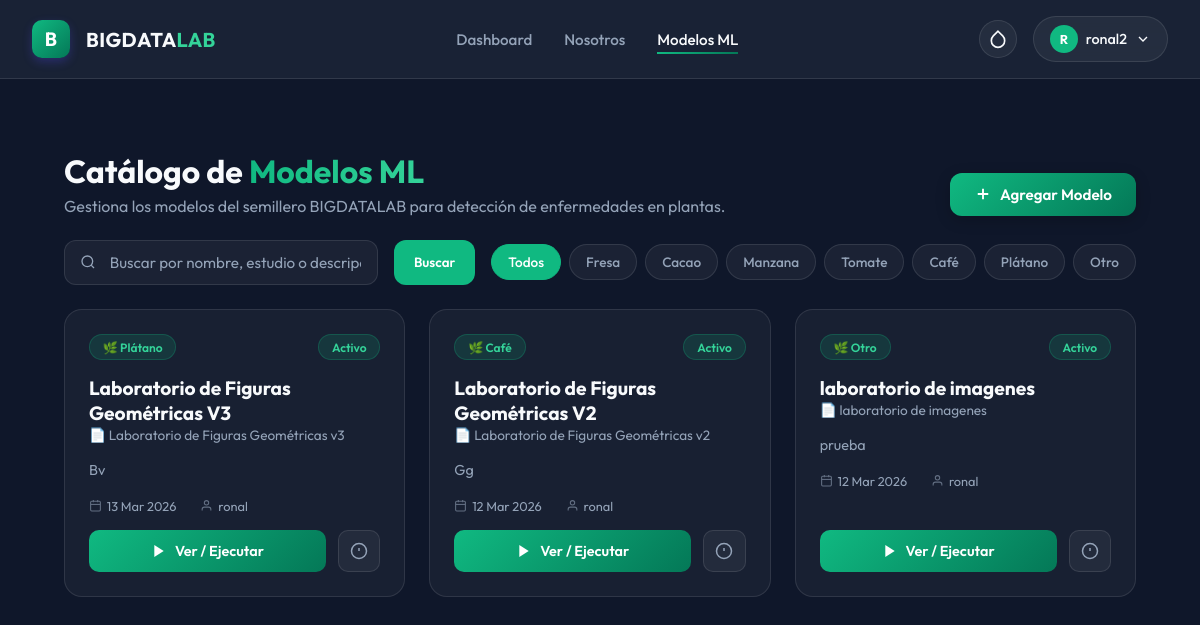
/modelos/ (signed in), run on the app's committed database.
### app/models.py (models this page shows, shortened)
class ModeloML(models.Model):
    CATEGORIA_CHOICES = [
        ('fresa', 'Fresa'),
        ('cacao', 'Cacao'),
        ('manzana', 'Manzana'),
        ('tomate', 'Tomate'),
        ('cafe', 'Café'),
        ('platano', 'Plátano'),
        ('otro', 'Otro'),
    ]
    ESTADO_CHOICES = [
        ('activo', 'Activo'),
        ('inactivo', 'Inactivo'),
        ('entrenamiento', 'En Entrenamiento'),
    ]
    nombre = models.CharField(max_length=255)
    nombre_estudio = models.CharField(max_length=255, verbose_name='Nombre del Estudio')
    descripcion = models.TextField()
    categoria = models.CharField(max_length=50, choices=CATEGORIA_CHOICES)
    estado = models.CharField(max_length=20, choices=ESTADO_CHOICES, default='activo')
    archivo_modelo = models.FileField(
        upload_to='modelos_ml/',
        verbose_name='Archivo del Modelo (.onnx, .pkl)',
        help_text='Sube el archivo de tu modelo entrenado (formatos aceptados: .onnx, .pkl)'
    )
    documento_estudio = models.FileField(
        upload_to='estudios_pdf/',
        verbose_name='Documento del Estudio (PDF)',
        blank=True,
        null=True,
        help_text='Documento PDF con la investigación o estudio relacionado'
    )
    precision = models.DecimalField(
        max_digits=5,
        decimal_places=2,
        blank=True,
        null=True,
        verbose_name='Precisión (%)',
        help_text='Precisión del modelo en porcentaje (ej: 95.87)'
    )
    img_width = models.IntegerField(
        default=28,
        verbose_name='Ancho de Entrada (px)',
        help_text='Ancho esperado de la imagen por el modelo ONNX (ej: 28, 224).'
    )
    img_height = models.IntegerField(
        default=28,
        verbose_name='Alto de Entrada (px)',
        help_text='Alto esperado de la imagen por el modelo ONNX (ej: 28, 224).'
    )
    es_rgb = models.BooleanField(
        default=False,
        verbose_name='¿Es RGB (A color)?',
        help_text='Marca esta opción si el modelo fue entrenado con imágenes a color. Déjalo vacío si es en escala de grises.'
    )
    invertir_colores = models.BooleanField(
        default=False,
        verbose_name='¿Invertir Colores?',
        help_text='Ideal para modelos como MNIST que esperan trazos blancos sobre fondo negro.'
    )
    nombres_clases = models.TextField(
        blank=True,
        null=True,
        verbose_name='Nombres de las Clases',
        help_text='Nombres separados por comas. Ej: "Manzana Sana,Manzana Enferma". Convierte el resultado numérico en texto legible.'
    )
    usuario = models.ForeignKey(User, on_delete=models.CASCADE, related_name='modelos_ml')
    fecha_creacion = models.DateTimeField(auto_now_add=True)
    fecha_actualizacion = models.DateTimeField(auto_now=True)
    class Meta:
        ordering = ['-fecha_creacion']
        verbose_name = 'Modelo ML'
        verbose_name_plural = 'Modelos ML'

### app/views.py (the view)
# urls.py: path('modelos/', views.modelos_lista, name='modelos_lista'),
@login_required(login_url='index')
def modelos_lista(request):
    from app.models import ModeloML
    query = request.GET.get('q', '')
    categoria = request.GET.get('categoria', '')
    modelos = ModeloML.objects.all().order_by('-fecha_creacion')
    if query:
        modelos = modelos.filter(nombre__icontains=query) | modelos.filter(nombre_estudio__icontains=query) | modelos.filter(descripcion__icontains=query)
    if categoria:
        modelos = modelos.filter(categoria=categoria)
    CATEGORIAS = ModeloML.CATEGORIA_CHOICES
    return render(request, 'modelos_lista.html', {
        'modelos': modelos,
        'categorias': CATEGORIAS,
        'query': query,
        'categoria_activa': categoria,
    })

### app/templates/modelos_lista.html (shortened to what this page needs)
{% extends "base.html" %}
{% block content %}
<div class="page-header">
    <div class="page-header-left">
        <h1>Catálogo de <span>Modelos ML</span></h1>
        <p>Gestiona los modelos del semillero BIGDATALAB para detección de enfermedades en plantas.</p>
    </div>
    <a href="{% url 'modelo_crear' %}" class="btn-nuevo">
        <svg width="18" height="18" viewBox="0 0 24 24" fill="none" stroke="currentColor" stroke-width="2.5"><path d="M12 5v14M5 12h14"/></svg>
        Agregar Modelo
    </a>
</div>
<div class="search-bar">
    <form method="GET" style="flex: 1; display: flex; gap: 1rem; flex-wrap: wrap;">
        <div class="search-input-wrap">
            <svg width="16" height="16" viewBox="0 0 24 24" fill="none" stroke="currentColor" stroke-width="2"><circle cx="11" cy="11" r="8"/><path d="m21 21-4.35-4.35"/></svg>
            <input type="text" name="q" class="search-input" placeholder="Buscar por nombre, estudio o descripción..." value="{{ query }}">
        </div>
        <button type="submit" style="padding: 0.75rem 1.25rem; background: var(--primary); color: white; border: none; border-radius: 12px; font-weight: 600; cursor: pointer;">Buscar</button>
    </form>
    <div class="filter-chips">
        <a href="{% url 'modelos_lista' %}{% if query %}?q={{ query }}{% endif %}" class="chip {% if not categoria_activa %}active{% endif %}">Todos</a>
        {% for key, label in categorias %}
        <a href="?categoria={{ key }}{% if query %}&q={{ query }}{% endif %}" class="chip {% if categoria_activa == key %}active{% endif %}">{{ label }}</a>
        {% endfor %}
    </div>
</div>
<div class="modelos-grid">
    {% if modelos %}
        {% for modelo in modelos %}
        <div class="modelo-card">
            <div class="card-top">
                <span class="categoria-badge">🌿 {{ modelo.get_categoria_display }}</span>
                <span class="estado-badge estado-{{ modelo.estado }}">{{ modelo.get_estado_display }}</span>
            </div>
            <div>
                <div class="card-nombre">{{ modelo.nombre }}</div>
                <div class="card-estudio">📄 {{ modelo.nombre_estudio }}</div>
            </div>
            <p class="card-descripcion">{{ modelo.descripcion }}</p>
            <div class="card-meta">
                <span class="card-meta-item">
                    <svg width="13" height="13" viewBox="0 0 24 24" fill="none" stroke="currentColor" stroke-width="2"><rect x="3" y="4" width="18" height="18" rx="2" ry="2"/><line x1="16" y1="2" x2="16" y2="6"/><line x1="8" y1="2" x2="8" y2="6"/><line x1="3" y1="10" x2="21" y2="10"/></svg>
                    {{ modelo.fecha_creacion|date:"d M Y" }}
                </span>
                <span class="card-meta-item">
                    <svg width="13" height="13" viewBox="0 0 24 24" fill="none" stroke="currentColor" stroke-width="2"><path d="M20 21v-2a4 4 0 0 0-4-4H8a4 4 0 0 0-4 4v2"/><circle cx="12" cy="7" r="4"/></svg>
                    {{ modelo.usuario.get_full_name|default:modelo.usuario.username }}
                </span>
            </div>
            <div class="card-actions">
                <a href="{% url 'modelo_detalle' modelo.pk %}" class="btn-play">
                    <svg width="16" height="16" viewBox="0 0 24 24" fill="currentColor"><polygon points="5 3 19 12 5 21 5 3"/></svg>
                    Ver / Ejecutar
                </a>
                <a href="{% url 'modelo_detalle' modelo.pk %}" class="btn-detalle" title="Ver detalle">
                    <svg width="18" height="18" viewBox="0 0 24 24" fill="none" stroke="currentColor" stroke-width="2"><circle cx="12" cy="12" r="10"/><line x1="12" y1="8" x2="12" y2="12"/><line x1="12" y1="16" x2="12.01" y2="16"/></svg>
                </a>
            </div>
        </div>
        {% endfor %}
    {% endif %}
</div>
{% endblock %}

### app/templates/base.html (shortened to what this page needs)
<!DOCTYPE html>
<html lang="es">
<head>
</head>
<body x-data="{
    mobileMenuOpen: false,
    theme: localStorage.getItem('theme') || 'green',
    toggleTheme() {
        this.theme = this.theme === 'green' ? 'indigo' : 'green';
        localStorage.setItem('theme', this.theme);
        document.documentElement.setAttribute('data-theme', this.theme);
    }
}" x-init="document.documentElement.setAttribute('data-theme', theme)">
    <nav class="navbar">
        <div class="nav-container">
            <a href="{% url 'dashboard' %}" class="nav-brand">
                <div class="brand-icon">B</div>
                <div class="brand-text">BIGDATA<span>LAB</span></div>
            </a>
            <div class="nav-links">
                <a href="{% url 'dashboard' %}"
                    class="nav-link {% if request.resolver_match.url_name == 'dashboard' %}active{% endif %}">Dashboard</a>
                <a href="{% url 'nosotros' %}"
                    class="nav-link {% if request.resolver_match.url_name == 'nosotros' %}active{% endif %}">Nosotros</a>
                <a href="{% url 'modelos_lista' %}"
                    class="nav-link {% if 'modelos' in request.resolver_match.url_name %}active{% endif %}">Modelos ML</a>
            </div>
            <div style="display: flex; gap: 1rem; align-items: center;">
                <button @click="toggleTheme()" class="user-btn" title="Alternar Tema" style="padding: 0.5rem; border-radius: 50%;">
                    <svg x-show="theme === 'green'" width="20" height="20" viewBox="0 0 24 24" fill="none" stroke="currentColor" stroke-width="2">
                        <path d="M12 2.69l5.66 5.66a8 8 0 1 1-11.31 0z"/>
                    </svg>
                </button>
                <div class="user-menu-container" x-data="{ open: false }">
                    <button @click="open = !open" @click.outside="open = false" class="user-btn">
                    <div class="user-avatar">
                        {{ user.first_name|default:user.username|make_list|first|upper }}
                    </div>
                    <span>{{ user.username }}</span>
                    <svg width="16" height="16" viewBox="0 0 24 24" fill="none" stroke="currentColor" stroke-width="2">
                        <path d="m6 9 6 6 6-6" />
                    </svg>
                </button>
            </div>
            </div>
        </div>
    </nav>
    <main class="main-container">
        {% block content %}
        {% endblock %}
    </main>
</body>
</html>

### app/templates/base.html (style rules this page uses)
:root { --primary: #10B981; --primary-hover: #059669; --secondary: #10B981; --background-dark: #0f172a; --surface: #1e293b; --surface-glass: rgba(30, 41, 59, 0.7); --glass-border: rgba(255, 255, 255, 0.1); --text-main: #F8FAFC; --text-muted: #94A3B8; --theme-grad-1: #10B981; --theme-grad-2: #047857; --theme-text-hl: #34D399; --theme-icon-bg: #10B981; }
* { margin: 0; padding: 0; box-sizing: border-box; font-family: 'Outfit', sans-serif; }
body { background-color: var(--background-dark); color: var(--text-main); min-height: 100vh; display: flex; flex-direction: column; overflow-x: hidden; }
.navbar { background: var(--surface-glass); backdrop-filter: blur(16px); -webkit-backdrop-filter: blur(16px); border-bottom: 1px solid var(--glass-border); position: sticky; top: 0; z-index: 50; padding: 1rem 2rem; transition: all 0.3s ease; }
.nav-container { max-width: 1400px; margin: 0 auto; display: flex; justify-content: space-between; align-items: center; }
.nav-brand { display: flex; align-items: center; gap: 1rem; text-decoration: none; color: var(--text-main); }
.brand-icon { width: 38px; height: 38px; background: linear-gradient(135deg, var(--theme-grad-1), var(--theme-grad-2)); border-radius: 10px; display: flex; align-items: center; justify-content: center; font-weight: bold; font-size: 1.2rem; box-shadow: 0 4px 10px rgba(79, 70, 229, 0.3); color: white; }
.brand-text { font-size: 1.25rem; font-weight: 700; letter-spacing: 0.02em; }
.brand-text span { color: var(--theme-text-hl); }
.nav-links { display: flex; gap: 2rem; align-items: center; }
.nav-link { text-decoration: none; color: var(--text-muted); font-weight: 500; font-size: 0.95rem; transition: color 0.2s, transform 0.2s; position: relative; }
.nav-link:hover, .nav-link.active { color: var(--text-main); }
.nav-link::after { content: ''; position: absolute; bottom: -5px; left: 0; width: 100%; height: 2px; background: linear-gradient(90deg, var(--theme-grad-1), var(--theme-grad-2)); transform: scaleX(0); transition: transform 0.3s ease; transform-origin: right; }
.nav-link:hover::after, .nav-link.active::after { transform: scaleX(1); transform-origin: left; }
.user-menu-container { position: relative; }
.user-btn { background: rgba(255, 255, 255, 0.05); border: 1px solid var(--glass-border); padding: 0.5rem 1rem; border-radius: 9999px; color: var(--text-main); display: flex; align-items: center; gap: 0.5rem; cursor: pointer; transition: background 0.2s; font-size: 0.9rem; font-weight: 500; }
.user-avatar { width: 28px; height: 28px; background: var(--theme-icon-bg); border-radius: 50%; display: flex; align-items: center; justify-content: center; font-weight: bold; color: white; font-size: 0.8rem; }
.main-container { flex: 1; padding: 2rem; max-width: 1400px; margin: 0 auto; width: 100%; }

### data on the page
ModeloML: categoria "Plátano", estado "Activo", nombre "Laboratorio de Figuras Geométricas V3", nombre_estudio "Laboratorio de Figuras Geométricas v3", descripcion "Bv", fecha_creacion "13 Mar 2026", usuario.get_full_name "ronal"
ModeloML: categoria "Café", estado "Activo", nombre "Laboratorio de Figuras Geométricas V2", nombre_estudio "Laboratorio de Figuras Geométricas v2", descripcion "Gg", fecha_creacion "12 Mar 2026", usuario.get_full_name "ronal"
ModeloML: categoria "Otro", estado "Activo", nombre "laboratorio de imagenes", nombre_estudio "laboratorio de imagenes", descripcion "prueba", fecha_creacion "12 Mar 2026", usuario.get_full_name "ronal"

### other printed values
{{ user.first_name|default:user.username|make_list|first|upper }} "R"
{{ user.username }} "ronal2"
{{ label }} "Fresa" "Cacao" "Manzana" "Tomate" "Café" "Plátano" "Otro"
